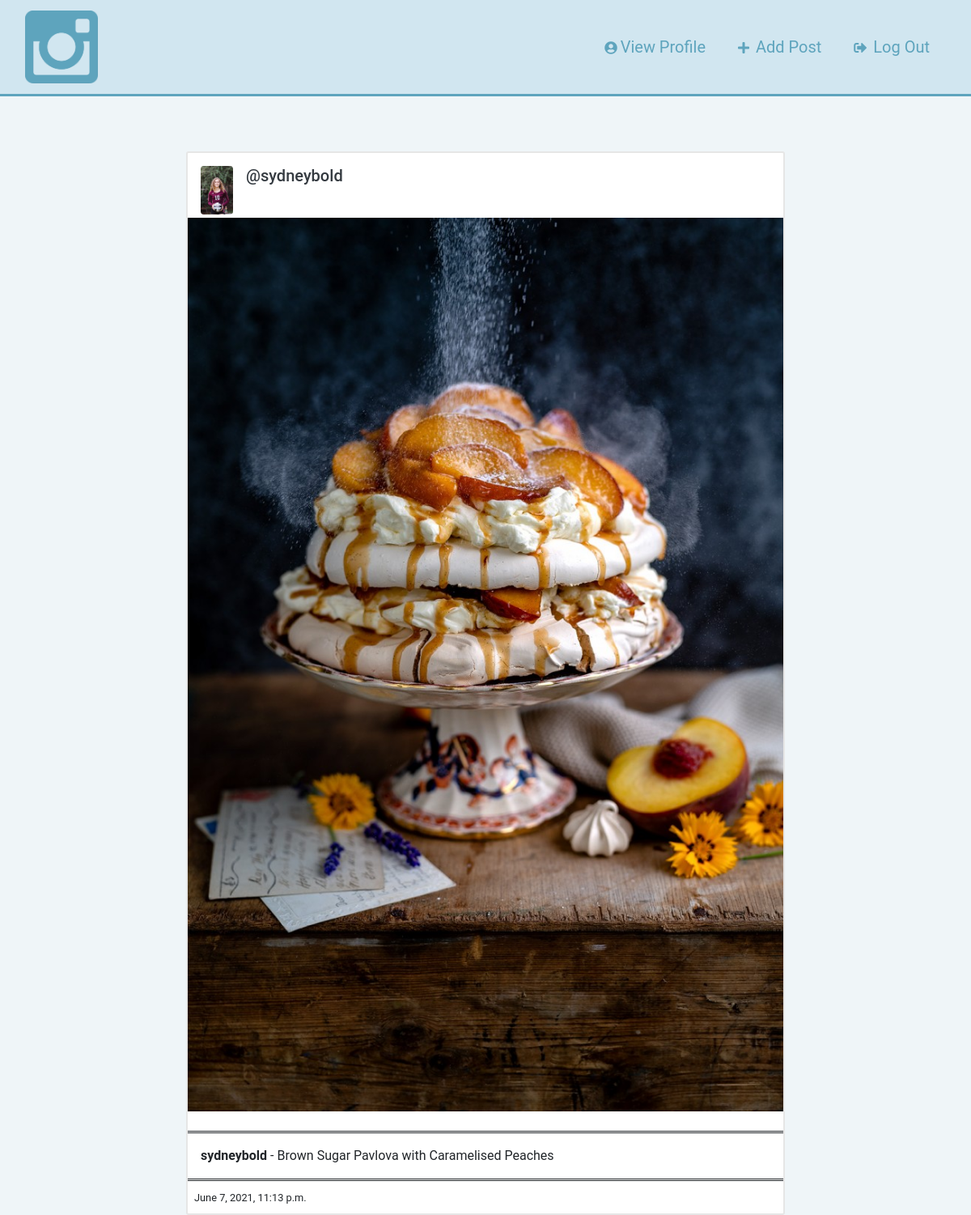
/posts/Brown Sugar Pavlova with Caramelised Peaches/ (signed in), run on the app's committed database.
### posts/models.py (models this page shows, shortened)
class Post(models.Model):
    user = models.ForeignKey(User, on_delete=models.CASCADE, null=True)
    caption = models.CharField(max_length=255, primary_key=True, default=' ')
    photo = models.ImageField(upload_to='posts/photos')
    created = models.DateTimeField(auto_now_add=True)
    modified = models.DateTimeField(auto_now=True)

### users/models.py (models this page shows, shortened)
class Profile(models.Model):
    user = models.OneToOneField(User, on_delete=models.CASCADE)
    website = models.URLField(max_length=200, blank=True)
    biography = models.TextField(blank=True)
    phone_number = models.CharField(max_length=20, blank=True)
    picture = models.ImageField(upload_to='users/pictures', default='users/pictures/default-profile.png', blank=True)
    created = models.DateTimeField(auto_now_add=True)
    modified = models.DateTimeField(auto_now=True)

### posts/views.py (the view)
# urls.py: path('posts/<pk>/', PostDetailView.as_view(), name='detail'),
class PostDetailView(generic.DetailView):
    model = Post            # set the model as Post
    template_name = 'posts/detail.html'     # set the template to display the details of the post

### templates/posts/detail.html (shortened to what this page needs)
{% extends "base.html" %}
{% block container %}
{% if user.is_authenticated %}
  <div class="container">
    <div class="row">
      {% include 'posts/post_card.html' %}
    </div>
  </div>
{% else %}
  {% include 'users/logged_out.html' %}
{% endif %}
{% endblock %}

### templates/posts/post_card.html
<div class="col-sm-12 col-md-8 offset-md-2 mt-5 p-0 post-container">
  <a href="{% url "users:detail" post.user.pk %}">
    <div class="media pt-3 pl-3 pb-1">
      <img class="mr-3 rounded" height="60" src="{{ post.user.profile.picture.url }}" alt="{{ post.user.get_full_name }}">
      <div class="media-body">
        <h5 class="text-dark">@{{ post.user.get_username }}</h5>
      </div>
    </div>
  </a>
  <a href="{% url "posts:detail" post.pk %}">
    <img style="width: 100%;" src="{{ post.photo.url }}" alt="{{ post.caption }}">
  </a>
  <div class="p-3 mt-4 border-double border-right-0 border-left-0">
    <span><strong> {{ post.user.get_username }} </strong> - {{ post.caption }} </span>
  </div>
  <div class="m-2">
    <small>{{ post.modified }}</small>
  </div>
</div>

### static/css/main.css (style rules this page uses)
html, body { background: #EFF5F8; height: 100%; width: 100%; font-family: 'Roboto', sans-serif; }
a:link { text-decoration: none; }
.border-double { border-style: double; }
.post-container { background: #fff; border: 2px solid #e6e6e6; border-radius: 3px; }

### data on the page
Post: user.profile.picture (picture), user.get_username "sydneybold", photo (picture), caption "Brown Sugar Pavlova with Caramelised Peaches", modified "June 7, 2021, 11:13 p.m."
